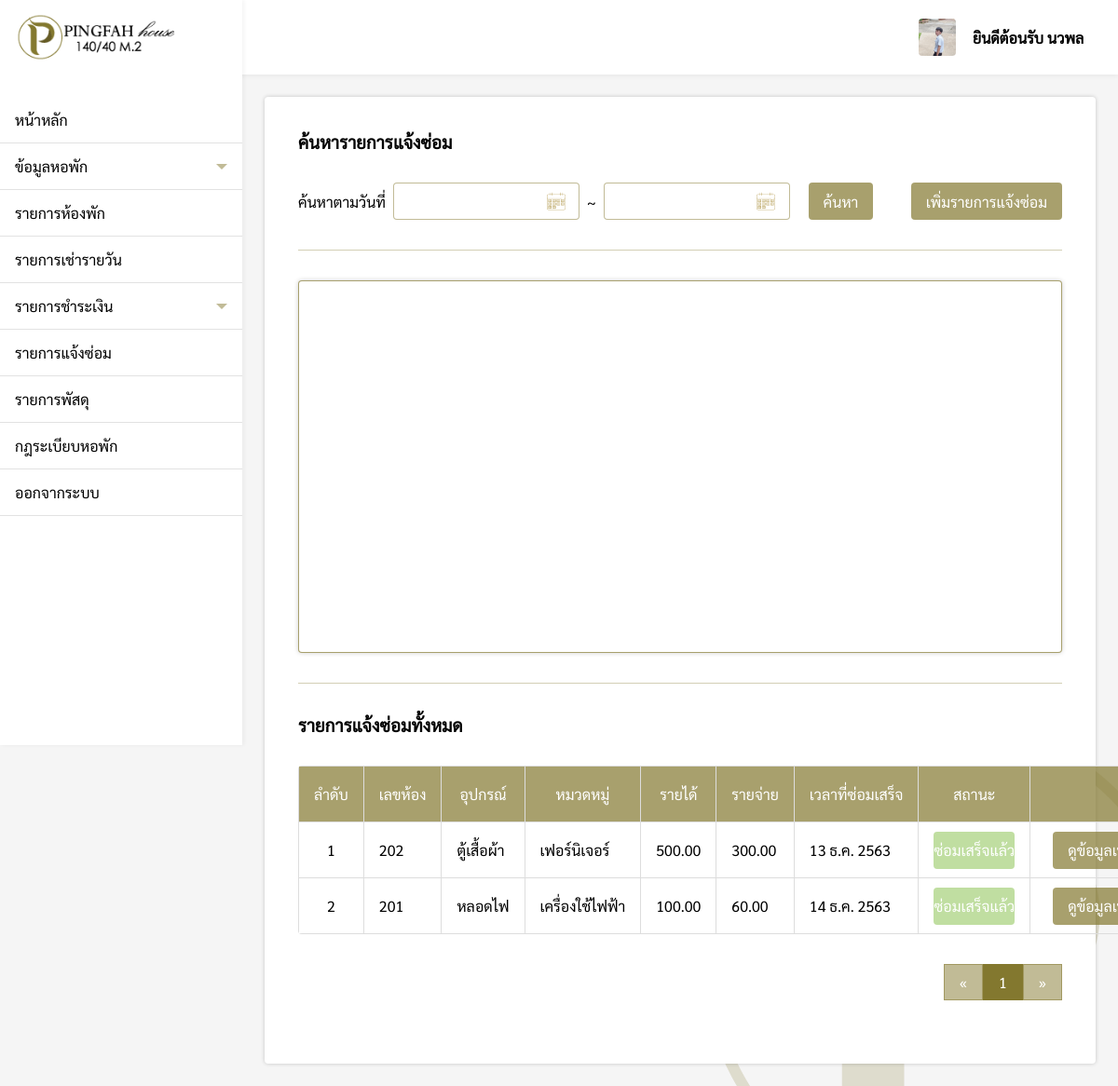
Before: /pages/employee/repair/repairReport.php (signed in) with the older database file.
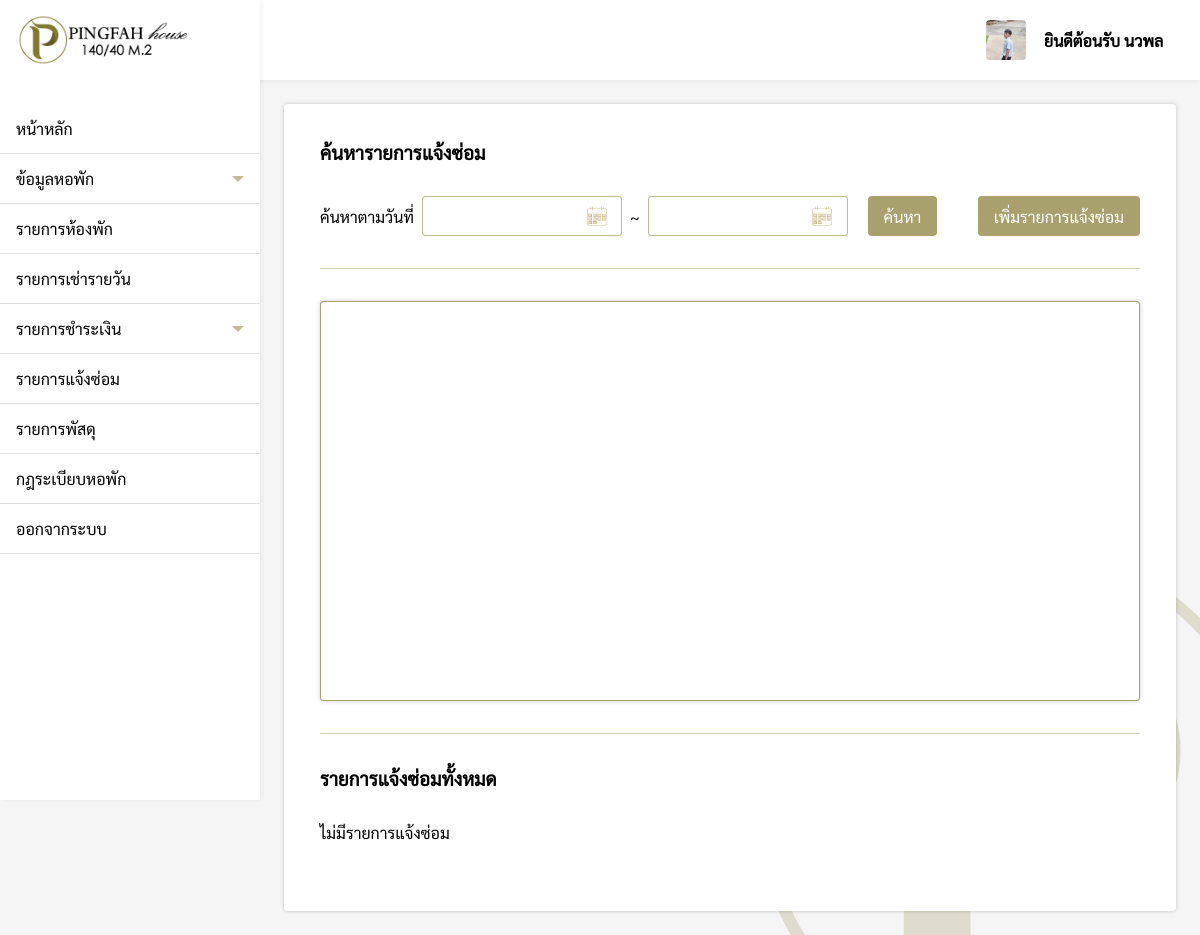
After: the same page with the newer database file.
### tables this page shows
CREATE TABLE `employee` (
  `id` int(11) NOT NULL,
  `title_name` varchar(200) NOT NULL,
  `firstname` varchar(200) NOT NULL,
  `lastname` varchar(200) NOT NULL,
  `nickname` varchar(200) NOT NULL,
  `position` varchar(200) NOT NULL,
  `id_card` varchar(200) NOT NULL,
  `tel` varchar(200) NOT NULL,
  `email` varchar(200) NOT NULL,
  `id_line` varchar(200) NOT NULL,
  `birthday` varchar(200) NOT NULL,
  `age` varchar(200) NOT NULL,
  `race` varchar(200) NOT NULL,
  `nationality` varchar(200) NOT NULL,
  `address` varchar(200) NOT NULL,
  `pic_idcard` varchar(200) NOT NULL,
  `pic_home` varchar(200) NOT NULL,
  `profile_img` varchar(200) NOT NULL,
  `username` varchar(200) NOT NULL,
  `password` varchar(200) NOT NULL
);

CREATE TABLE `repair` (
  `repair_id` int(11) NOT NULL,
  `room_id` varchar(200) NOT NULL,
  `repair_appliance` varchar(200) NOT NULL,
  `repair_category` varchar(200) NOT NULL,
  `repair_detail` varchar(200) NOT NULL,
  `repair_date` varchar(200) NOT NULL,
  `repair_successdate` varchar(200) DEFAULT NULL,
  `repair_status` varchar(200) NOT NULL,
  `repair_income` float(100,2) DEFAULT NULL,
  `repair_expenses` float(100,2) DEFAULT NULL
);

### pages/employee/repair/repairReport.php (the view, shortened to what the changed rows need)
<?php
if($_SESSION["level"] == "employee"){
    include("../../connection.php");
    include("../../../components/sidebarEPY.php");
    $from = @$_REQUEST['from'];
    $to = @$_REQUEST['to'];
    function DateThai($strDate)
    {
        $strYear = date("Y",strtotime($strDate))+543;
        $strMonth= date("n",strtotime($strDate));
        $strDay= date("j",strtotime($strDate));
        $strMonthCut = Array("","ม.ค.","ก.พ.","มี.ค.","เม.ย.","พ.ค.","มิ.ย.","ก.ค.","ส.ค.","ก.ย.","ต.ค.","พ.ย.","ธ.ค.");
        $strMonthThai=$strMonthCut[$strMonth];
        return "$strDay $strMonthThai $strYear";
    }
?>
<!DOCTYPE html>
<html lang="en">
<head>
    <link rel="stylesheet" href="../../../css/repairReport.css">
    <link rel="stylesheet" href="../../../css/my-style.css">
</head>
<body>
    <div class="box">
        <div style="padding:24px;">
            <div class="repairReport-box">
                <h3>ค้นหารายการแจ้งซ่อม</h3>
                <div style="padding-top:32px;display:flex;justify-content:space-between;align-items:center;">
                    <div style="display:flex;align-items:center;">
                        <label>ค้นหาตามวันที่</label>
                        <div style="position:relative;">
                            <p id="from_date" class="dateText"></p>
                        </div>
                        <label>~</label>
                        <div style="position:relative;">
                            <p id="to_date" class="dateText"></p>
                            <button type="button" style="margin:0 8px;" onclick="searchDate()">ค้นหา</button>
                        </div>
                    </div>
                    <a href="addRepair.php"><button>เพิ่มรายการแจ้งซ่อม</button></a>
                </div>
                <div class="hr"></div>
                <div>
                    <div class="card">
                        <div id="columnchart_material1" class="chart"></div>
                    </div>
                    <div class="hr"></div>
                    <h3>รายการแจ้งซ่อมทั้งหมด</h3>
                    <?php
                    $perpage = 5;
                    if(isset($_GET['page'])){
                        $page = $_GET['page'];
                    }else{
                        $page = 1;
                    }
                    $start = ($page - 1) * $perpage;
                    $num = $start + 1;
                    if(isset($from) && isset($to)){
                        $sql = "SELECT * FROM repair WHERE (repair_successdate BETWEEN '$from' AND '$to') AND repair_status = 'ซ่อมเสร็จแล้ว' ORDER BY repair_date";
                    }else{
                        $sql = "SELECT * FROM repair WHERE repair_status = 'ซ่อมเสร็จแล้ว' ORDER BY repair_date LIMIT {$start} , {$perpage} ";
                    }
                        $result = $conn->query($sql);
                        if ($result->num_rows > 0) {
                ?>
                    <table>
                        <tr>
                            <th>ลำดับ</th>
                            <th>เลขห้อง</th>
                            <th>อุปกรณ์</th>
                            <th>หมวดหมู่</th>
                            <th>รายได้</th>
                            <th>รายจ่าย</th>
                            <th>เวลาที่ซ่อมเสร็จ</th>
                            <th>สถานะ</th>
                            <th>เพิ่มเติม</th>
                        </tr>
                        <?php while($row = $result->fetch_assoc()){ ?>
                        <tr>
                            <td><?php echo $num; ?></td>
                            <td><?php echo $row['room_id']; ?></td>
                            <td><?php echo $row['repair_appliance']; ?></td>
                            <td><?php echo $row['repair_category']; ?></td>
                            <td><?php echo $row['repair_income']; ?></td>
                            <td><?php echo $row['repair_expenses']; ?></td>
                            <td><?php echo DateThai($row['repair_successdate']); ?></td>
                            <td>
                                <div class="success-status">
                                    <p><?php echo $row['repair_status']; ?></p>
                                </div>
                            </td>
                            <td>
                                <div class="flex-more">
                                <a href="repairDetail.php?repair_id=<?php echo $row['repair_id'];?>"><button>ดูข้อมูลเพิ่มเติม</button></a>
                                </div>
                            </td>
                        </tr>
                        <?php $num++; } ?>
                    </table>
                    <?php
                    $sql2 = "SELECT * FROM repair";
                    $query2 = mysqli_query($conn, $sql2);
                    $total_record = mysqli_num_rows($query2);
                    $total_page = ceil($total_record / $perpage);
                    ?>
                    <div style="display:flex;justify-content:flex-end">
                        <div class="pagination">
                            <?php
                            if(isset($from) && isset($to) && !isset($check)){
                            ?>
                            <a
                                href="repairReport.php?from=<?php echo $from; ?>&to=<?php echo $to; ?>&page=1">&laquo;</a>
                            <?php for($i=1;$i<=$total_page;$i++){ ?>
                            <a href="repairReport.php?from=<?php echo $from; ?>&to=<?php echo $to; ?>&page=<?php echo $i; ?>"
                                <?php if($page == $i){ echo "style='background-color: rgb(131, 120, 47, 1);color:#fff;'"; }?>><?php echo $i; ?></a>
                            <?php } ?>
                            <a
                                href="repairReport.php?from=<?php echo $from; ?>&to=<?php echo $to; ?>&page=<?php echo $total_page; ?>">&raquo;</a>
                            <?php
                            }else{
                            ?>
                            <a href="repairReport.php?page=1">&laquo;</a>
                            <?php for($i=1;$i<=$total_page;$i++){ ?>
                            <a href="repairReport.php?page=<?php echo $i; ?>"
                                <?php if($page == $i){ echo "style='background-color: rgb(131, 120, 47, 1);color:#fff;'"; }?>><?php echo $i; ?></a>
                            <?php } ?>
                            <a href="repairReport.php?page=<?php echo $total_page; ?>">&raquo;</a>
                            <?php } ?>
                        </div>
                    </div>
                    <?php
                    }else{
                        echo "<div style='margin:32px 0'>ไม่มีรายการแจ้งซ่อม</div>";
                    }
                    ?>
                </div>
            </div>
        </div>
    </div>
</body>
</html>
<?php
}else{
    Header("Location: ../../login.php");
}

### components/sidebarEPY.php (shortened to what the changed rows need)
<!DOCTYPE html>
<html lang="en">
<head>
    <link rel="stylesheet" href="/Pingfah/css/navbar.css">
</head>
<body onload="menubar()">
    <div >
        <div class="sidebar">
            <div class="logo_box">
                <img src="/Pingfah/img/logo.png" alt="logo" class="logo">
            </div>
            <ul>
                <a href="/Pingfah/pages/employee/index.php">
                    <li id="main">หน้าหลัก</li>
                </a>
                <li class="dropdown-btn">
                    ข้อมูลหอพัก
                    <div id="arrow-down" class="arrow-down"></div>
                </li>
                <a href="/Pingfah/pages/employee/roomList/index.php">
                    <li id="roomlist">รายการห้องพัก</li>
                </a>
                <a href="/Pingfah/pages/employee/daily/index.php">
                    <li id="daily">รายการเช่ารายวัน</li>
                </a>
                <li class="dropdown-btn2">
                    รายการชำระเงิน
                    <div id="arrow-down2" class="arrow-down"></div>
                </li>
                <a href="/Pingfah/pages/employee/repair/index.php">
                    <li id="repair">รายการแจ้งซ่อม</li>
                </a>
                <a href="/Pingfah/pages/employee/package/index.php">
                    <li id="package">รายการพัสดุ</li>
                </a>
                <a href="/Pingfah/pages/employee/rule/index.php">
                    <li id="rule">กฎระเบียบหอพัก</li>
                </a>
                <a href="/Pingfah/pages/logout.php">
                    <li class="logout">ออกจากระบบ</li>
                </a>
            </ul>
        </div>
        <div class="topbar">
            <div style="padding:16px 24px">
            </div>
            <a href="/Pingfah/pages/employee/myprofile/index.php">
                <div class="profile">
                    <?php
                    $user = $_SESSION['ID'];
                    $sql = "SELECT * FROM employee WHERE username = '$user'";
                    $result = mysqli_query($conn, $sql)or die ("Error in query: $sql " . mysqli_error());
                    $row = mysqli_fetch_array($result);
                    if($row != null){
                    extract($row);
                    }
                    ?>
                    <img src="<?php if(isset($profile_img)){ echo "/Pingfah/pages/images/employee/$user/$profile_img"; }else{ echo "https://sites.google.com/site/rabbiteieicom/_/rsrc/1467891358746/home/image8.jpg"; } ?>"
                        alt="profile_logo" class="profile-logo">
                    <p class="profile-text">ยินดีต้อนรับ <?php echo $_SESSION['name']; ?></p>
                </div>
            </a>
        </div>
    </div>
</body>
</html>

Changed rows visible on the page:
removed repair: room "202", repair_appliance "ตู้เสื้อผ้า", repair_category "เฟอร์นิเจอร์", repair_income "500.00", repair_expenses "300.00", repair_successdate "13 ธ.ค. 2563", repair_status "ซ่อมเสร็จแล้ว"
removed repair: room "201", repair_appliance "หลอดไฟ", repair_category "เครื่องใช้ไฟฟ้า", repair_income "100.00", repair_expenses "60.00", repair_successdate "14 ธ.ค. 2563", repair_status "ซ่อมเสร็จแล้ว"
Other visible differences:
text no longer shown: "ลำดับ เลขห้อง อุปกรณ์ หมวดหมู่ รายได้ รายจ่าย เวลาที่ซ่อมเสร็จ สถานะ « »"
text now shown: "ไม่มีรายการแจ้งซ่อม"
list line gone: "1"
